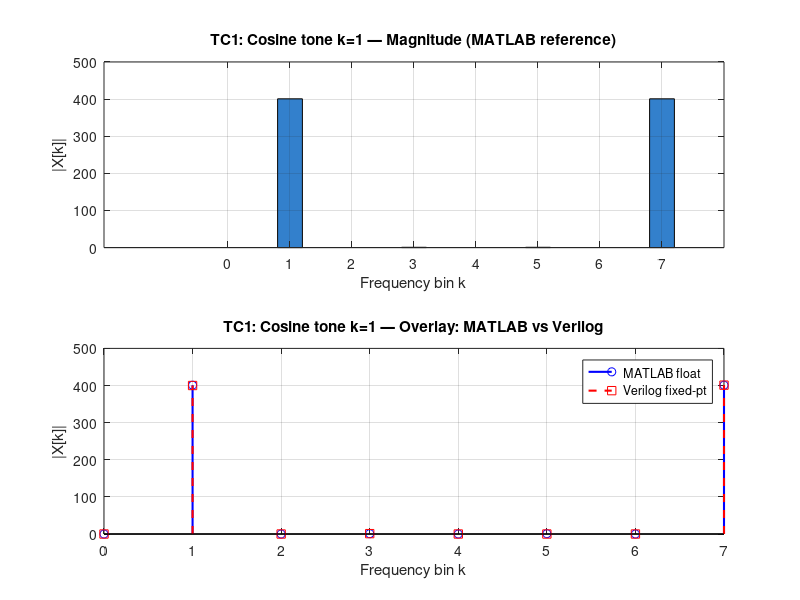
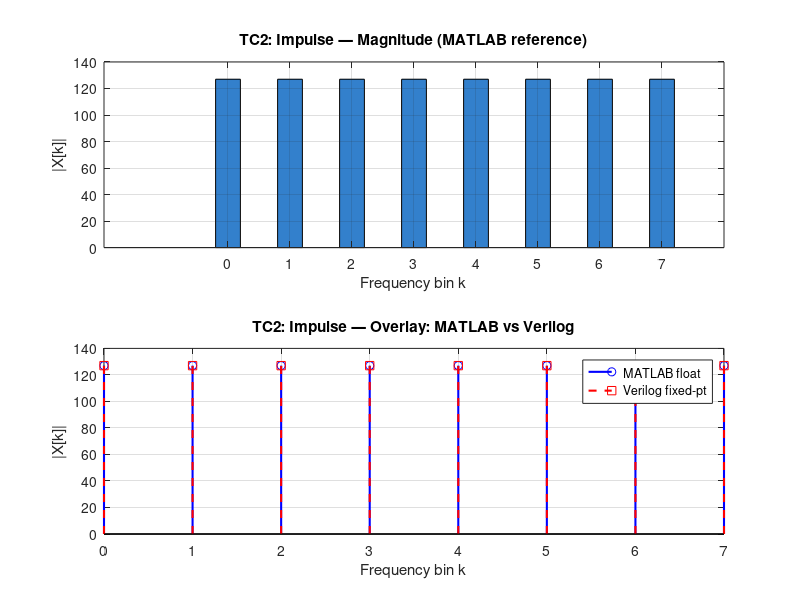
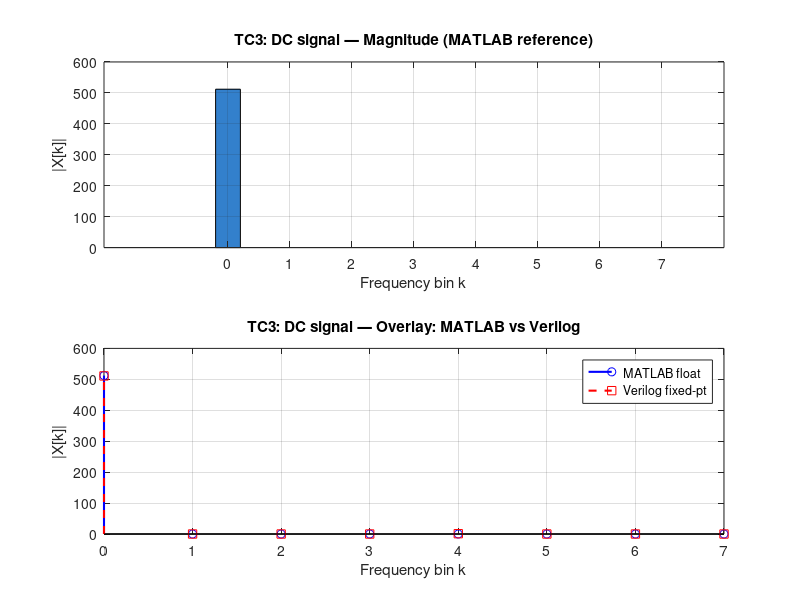
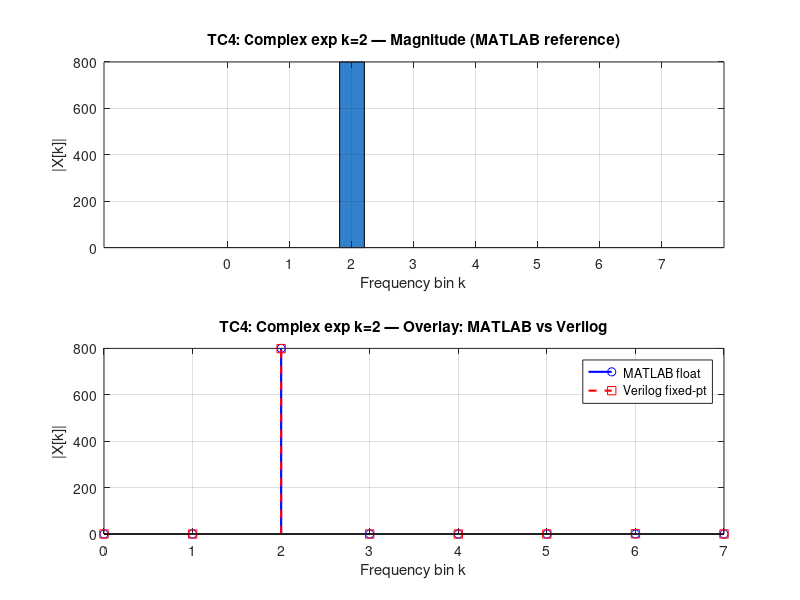

Write MATLAB code to recreate these figures, in order.
clc; clear; close all;
N = 8;
tests = {};

% TC1: Cosine (k=1)
n = 0:N-1;
tests{1} = 100*cos(2*pi*1*n/N);

% TC2: Impulse
tests{2} = [127 zeros(1,7)];

% TC3: DC
tests{3} = 64*ones(1,N);

% TC4: Complex exponential (k=2)
tests{4} = 100*exp(1j*2*pi*2*n/N);

% TC5: Two-tone (k=2 and k=6)
tests{5} = 50*cos(2*pi*2*n/N) + 50*cos(2*pi*6*n/N);

verilog = {};

verilog{1} = [ ...
  0+0j;
  400+0j;
  0+0j;
 -1+0j;
  0+0j;
  0+0j;
  0+0j;
  401+0j ];

verilog{2} = 127*ones(8,1);

verilog{3} = [512;0;0;0;0;0;0;0];

verilog{4} = [0;0;800;0;0;0;0;0];

verilog{5} = [0;0;400;0;0;0;400;0];

for t = 1:5
    
    x = tests{t};
    X_matlab = fft(x);
    X_verilog = verilog{t}.';
    err = abs(X_matlab - X_verilog);
    
    fprintf('\n===== TC%d =====\n', t);
    fprintf('Max Error = %.2f\n', max(err));
    
    disp('MATLAB FFT:');
    disp(round(X_matlab));
    
    disp('Verilog FFT:');
    disp(X_verilog);
    
end

clear; clc; close all;

N        = 8;               
DW       = 20;                   
TW       = 16;                   
SCALE    = 2^15;                 
CLIP_MAX = 2^(DW-1) - 1;        
CLIP_MIN = -2^(DW-1);

tw_re = [32767,  23170,      0, -23170];
tw_im = [    0, -23170, -32767, -23170];

function [wr, wi] = q15_cmul(ar, ai, wr_t, wi_t)
    wr = floor( (ar * wr_t - ai * wi_t) / 2^15 );
    wi = floor( (ar * wi_t + ai * wr_t) / 2^15 );
end

function y = clip20(x)
    CLIP_MAX = 2^19 - 1;
    CLIP_MIN = -2^19;
    y = max(CLIP_MIN, min(CLIP_MAX, x));
end

function [y0r, y0i, y1r, y1i] = butterfly(ar, ai, br, bi, wr_t, wi_t)
    [wbr, wbi] = q15_cmul(br, bi, wr_t, wi_t);
    y0r = clip20(ar + wbr);  y0i = clip20(ai + wbi);
    y1r = clip20(ar - wbr);  y1i = clip20(ai - wbi);
end

test_cases = {
    'TC1: Cosine tone k=1', ...
        int8([100, 71,  0, -71, -100, -71,   0,  71]), int8(zeros(1,8));
    'TC2: Impulse', ...
        int8([127,  0,  0,   0,    0,   0,   0,   0]), int8(zeros(1,8));
    'TC3: DC signal', ...
        int8([ 64, 64, 64,  64,   64,  64,  64,  64]), int8(zeros(1,8));
    'TC4: Complex exp k=2', ...
        int8([100,  0,-100,  0,  100,   0,-100,   0]), ...
        int8([  0,100,   0,-100,   0, 100,   0,-100]);
    'TC5: Two-tone k=1,3', ...
        int8([100,  0,-100,  0,  100,   0,-100,   0]), int8(zeros(1,8));
};

num_tests = size(test_cases, 1);
fig_idx   = 0;

fprintf('\n%s\n', repmat('=',1,70));
fprintf('  8-POINT FFT VERIFICATION: MATLAB vs Fixed-Point Verilog Model\n');
fprintf('%s\n\n', repmat('=',1,70));

all_pass = true;
TOLERANCE = 2;

for tc = 1:num_tests
    tc_name = test_cases{tc,1};
    xr = double(test_cases{tc,2}); 
    xi = double(test_cases{tc,3});  
    x  = xr + 1j*xi;

    fprintf('─── %s ───\n', tc_name);

    X_matlab = fft(x, N);

   
    brev_r = double(int32(xr));
    brev_i = double(int32(xi));
    br_order = [1,5,3,7,2,6,4,8];
    brev_r = brev_r(br_order);
    brev_i = brev_i(br_order);

    s = brev_r + 1j*brev_i;  
    s1 = zeros(1, N);
    for p = [1,3,5,7] 
        a = s(p); b = s(p+1);
        s1(p)   = a + b;
        s1(p+1) = a - b;
    end

    s2 = zeros(1, N);

    s2(1) = s1(1) + s1(3);
    s2(3) = s1(1) - s1(3);
    wb = imag(s1(4)) - 1j*real(s1(4));
    s2(2) = s1(2) + wb;
    s2(4) = s1(2) - wb;
    
    s2(5) = s1(5) + s1(7);
    s2(7) = s1(5) - s1(7);
    
    wb = imag(s1(8)) - 1j*real(s1(8));
    s2(6) = s1(6) + wb;
    s2(8) = s1(6) - wb;

    s3 = zeros(1, N);
    tw_complex = (tw_re + 1j*tw_im) / 2^15; 

    for p_idx = 0:3
        p = p_idx + 1;         
        q = p_idx + 5;      
        tw = tw_complex(p_idx+1);
        wb = tw * s2(q);
     
        wb_r = floor(real(s2(q))*real(tw) - imag(s2(q))*imag(tw));
        wb_i = floor(real(s2(q))*imag(tw) + imag(s2(q))*real(tw));
        s3(p) = s2(p) + wb_r + 1j*wb_i;
        s3(q) = s2(p) - wb_r - 1j*wb_i;
    end

    X_verilog = s3;
    err_re = abs(real(X_matlab) - real(X_verilog));
    err_im = abs(imag(X_matlab) - imag(X_verilog));
    max_err = max(max(err_re), max(err_im));
    pass = max_err <= TOLERANCE;
    all_pass = all_pass && pass;

    fprintf('  %-12s %-12s %-12s %-12s %-12s\n', ...
        'Bin', 'MATLAB Re', 'Verilog Re', 'MATLAB Im', 'Verilog Im');
    fprintf('  %s\n', repmat('-',1,65));
    for k = 0:N-1
        fprintf('  %-12d %-12.1f %-12.1f %-12.1f %-12.1f\n', k, ...
            real(X_matlab(k+1)), real(X_verilog(k+1)), ...
            imag(X_matlab(k+1)), imag(X_verilog(k+1)));
    end
    if pass
        fprintf('  ✓ PASS  (max error = %.1f LSB)\n\n', max_err);
    else
        fprintf('  ✗ FAIL  (max error = %.1f LSB — exceeds tolerance of %d)\n\n', ...
            max_err, TOLERANCE);
    end

    fig_idx = fig_idx + 1;
    figure(fig_idx);
    bins = 0:N-1;
    subplot(2,1,1);
    bar(bins, abs(X_matlab), 0.4, 'FaceColor', [0.2,0.5,0.8]);
    title([tc_name, ' — Magnitude (MATLAB reference)']);
    xlabel('Frequency bin k'); ylabel('|X[k]|');
    xticks(bins); grid on;

    subplot(2,1,2);
    stem(bins, abs(X_matlab),  'b-o', 'LineWidth', 1.5, 'DisplayName','MATLAB float');
    hold on;
    stem(bins, abs(X_verilog), 'r--s','LineWidth', 1.5, 'DisplayName','Verilog fixed-pt');
    title([tc_name, ' — Overlay: MATLAB vs Verilog']);
    xlabel('Frequency bin k'); ylabel('|X[k]|');
    legend('Location','best'); xticks(bins); grid on;
    hold off;
end

for f = 1:num_tests
    figure(f);
    print(sprintf('fft_tc%d_spectrum', f), '-dpng', '-r150');
end
fprintf('  Figures saved as fft_tc1_spectrum.png ... fft_tc%d_spectrum.png\n', num_tests);
fprintf('%s\n', repmat('=',1,70));
